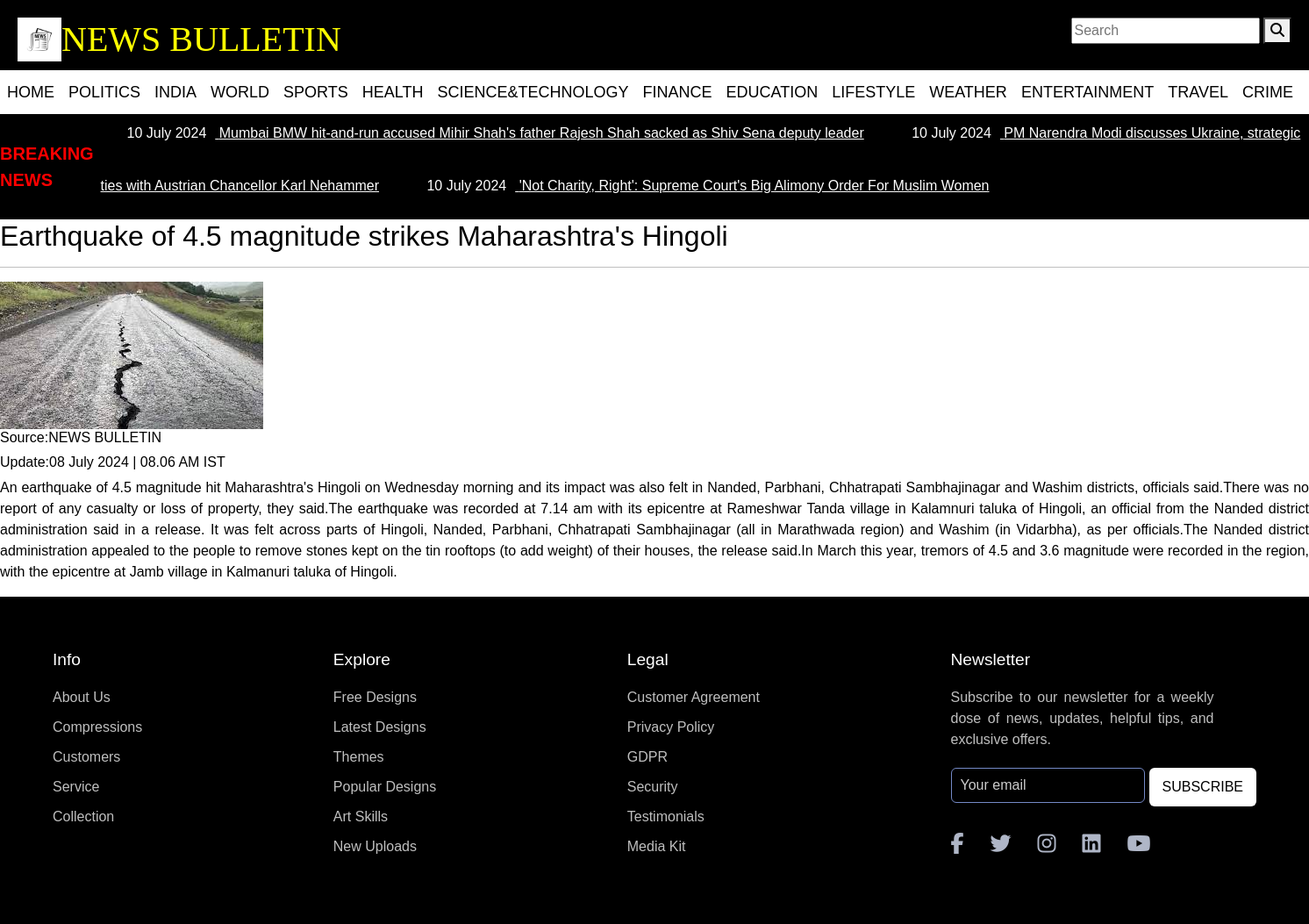
/news_desc/2, run on the app's committed database.
### newsapp/models.py (models this page shows, shortened)
class Article(models.Model):
    news_types = (
    (1, "Politics"),
    (2, "India"),
    (3, "World"),
    (4, "Sports"),
    (5, "Health"),
    (6, "Science & Tech."),
    (7, "Finance"),
    (8, "Education"),
    (9, "Listyle"),
    (10, "Weather"),
    (11, "Entertainment"),
    (12, "Travel"),
    (13, "Crime")
    )
    name = models.CharField(max_length=100, null=True, blank=True)
    short_desc= models.CharField(max_length=200, null=True, blank=True)
    content = models.TextField()
    news_img = models.ImageField(default=None)
    type = models.IntegerField(choices=news_types, default=0)
    @property
    def imageUrl(self):
        try :
            url = self.news_img.url
        except:
            url = ''
        return url

### newsapp/views.py (the view)
# urls.py: path('news_desc/<int:id>', views.newsDesc, name='newsdetail')
def newsDesc(request, id):
    curr_article = Article.objects.get(id = id)
    return render(request, 'news_desc.html', context={'curr_article' : curr_article})

### newsapp/templates/news_desc.html
{% extends 'base.html' %} {% load static %} {% block content %}
<article>
  <h2>{{curr_article.name}}</h2>
  <hr />
  <img src="{{curr_article.imageUrl}}" />
  <h6>Source:NEWS BULLETIN</h6>
  <h6>Update:08 July 2024 | 08.06 AM IST</h6>
  <p>{{curr_article.content}}</p>
</article>
<link rel="stylesheet" href="{% static 'css/style2.css' %}" />
{% endblock content %}

### static/css/style.css (style rules this page uses)
body { padding: 0; margin: 0; box-sizing: border-box; }

### static/css/style2.css (style rules this page uses)
body { padding: 0; margin: 0; height: 95vh; background-color: white; font-family: sans-serif; color: black; display: flex; flex-direction: column; box-sizing: border-box; }
P { text-align: justify; }

### data on the page
Article: name "Earthquake of 4.5 magnitude strikes Maharashtra's Hingoli", imageUrl (picture), content "An earthquake of 4.5 magnitude hit Maharashtra's Hingoli on Wednesday morning and its impact was also felt in Nanded, Parbhani, Chhatrapati Sambhajinagar and Washim districts, officials said.There was no report of any casualty or loss of property, they said.The earthquake was recorded at 7.14 am with its epicentre at Rameshwar Tanda village in Kalamnuri taluka of Hingoli, an official from the Nanded district administration said in a release. It was felt across parts of Hingoli, Nanded, Parbhani, Chhatrapati Sambhajinagar (all in Marathwada region) and Washim (in Vidarbha), as per officials.The Nanded district administration appealed to the people to remove stones kept on the tin rooftops…"
